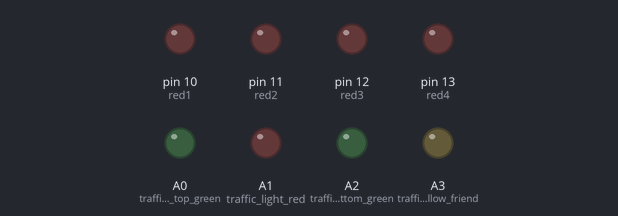
Recording of a sketch running on a simulated Arduino Uno, built with avr-gcc and run on an emulated ATmega328P. On the bench: output pins drawn as LEDs (lit = HIGH).

Above: at 1.0 s.
At 2.2 s:
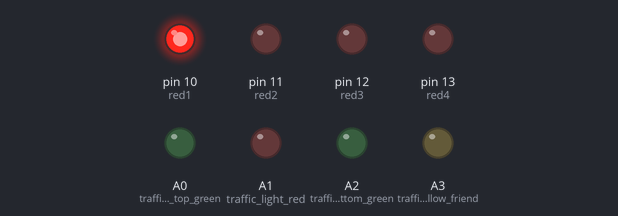
At 2.7 s:
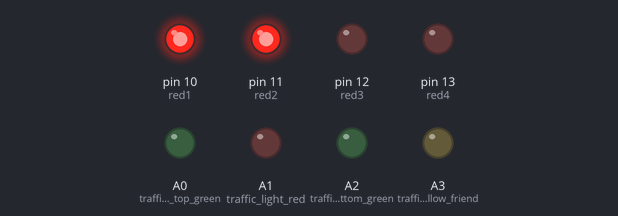
At 4.7 s:
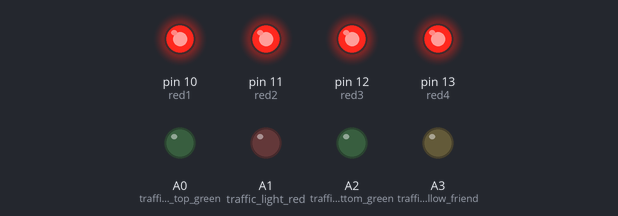
At 7.2 s:
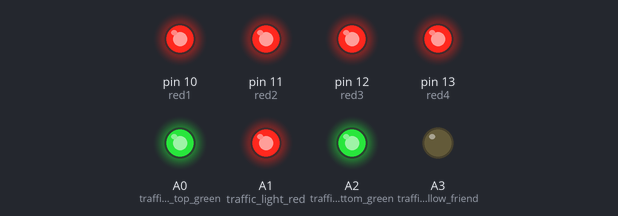
At 9.7 s:
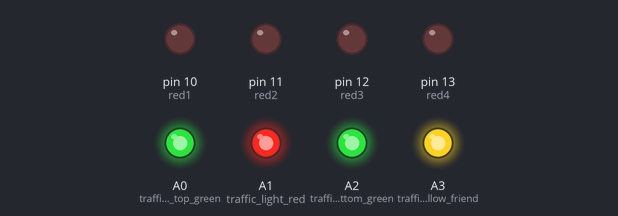
Timing chart, 0 to 10.4 s (numbered marks = the images above):
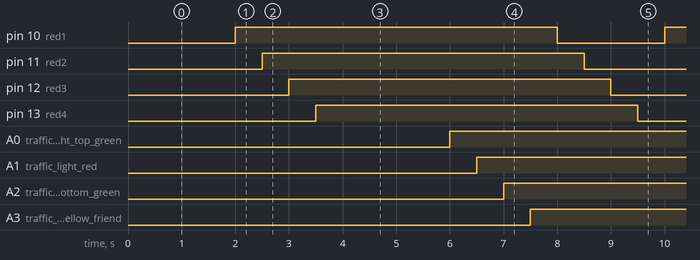

The sketch:

LED_Board.ino
```cpp
#define ON LOW
#define OFF HIGH
#define traffic_light_top_green A0
#define traffic_light_red A1
#define traffic_light_bottom_green A2
#define traffic_light_yellow_friend A3

#define red1 10
#define red2 11
#define red3 12
#define red4 13

#define wait_time 500


void setup()
{
pinMode(traffic_light_top_green, OUTPUT);
pinMode(traffic_light_red, OUTPUT);
pinMode(traffic_light_bottom_green, OUTPUT);
pinMode(traffic_light_yellow_friend, OUTPUT);
pinMode(red1, OUTPUT);
pinMode(red2, OUTPUT);
pinMode(red3, OUTPUT);
pinMode(red4, OUTPUT);

}

void loop()
{
digitalWrite(red1, ON); delay(wait_time);
digitalWrite(red2, ON); delay(wait_time);
digitalWrite(red3, ON); delay(wait_time);
digitalWrite(red4, ON); delay(wait_time);

digitalWrite(red1, OFF); delay(wait_time);
digitalWrite(red2, OFF); delay(wait_time);
digitalWrite(red3, OFF); delay(wait_time);
digitalWrite(red4, OFF); delay(wait_time);

digitalWrite(traffic_light_top_green, ON); delay(wait_time);
digitalWrite(traffic_light_red, ON); delay(wait_time);
digitalWrite(traffic_light_bottom_green, ON); delay(wait_time);
digitalWrite(traffic_light_yellow_friend, ON); delay(wait_time);

digitalWrite(traffic_light_top_green, OFF); delay(wait_time);
digitalWrite(traffic_light_red, OFF); delay(wait_time);
digitalWrite(traffic_light_bottom_green, OFF); delay(wait_time);
digitalWrite(traffic_light_yellow_friend, OFF); delay(wait_time);

}
```

Measured:
- by itself, pin 10 (red1), pin 11 (red2), pin 12 (red3), pin 13 (red4), A0 (traffic_light_top_green), A1 (traffic_light_red), A2 (traffic_light_bottom_green), A3 (traffic_light_yellow_friend): alternates HIGH for 6.0 s and LOW for 2.0 s
